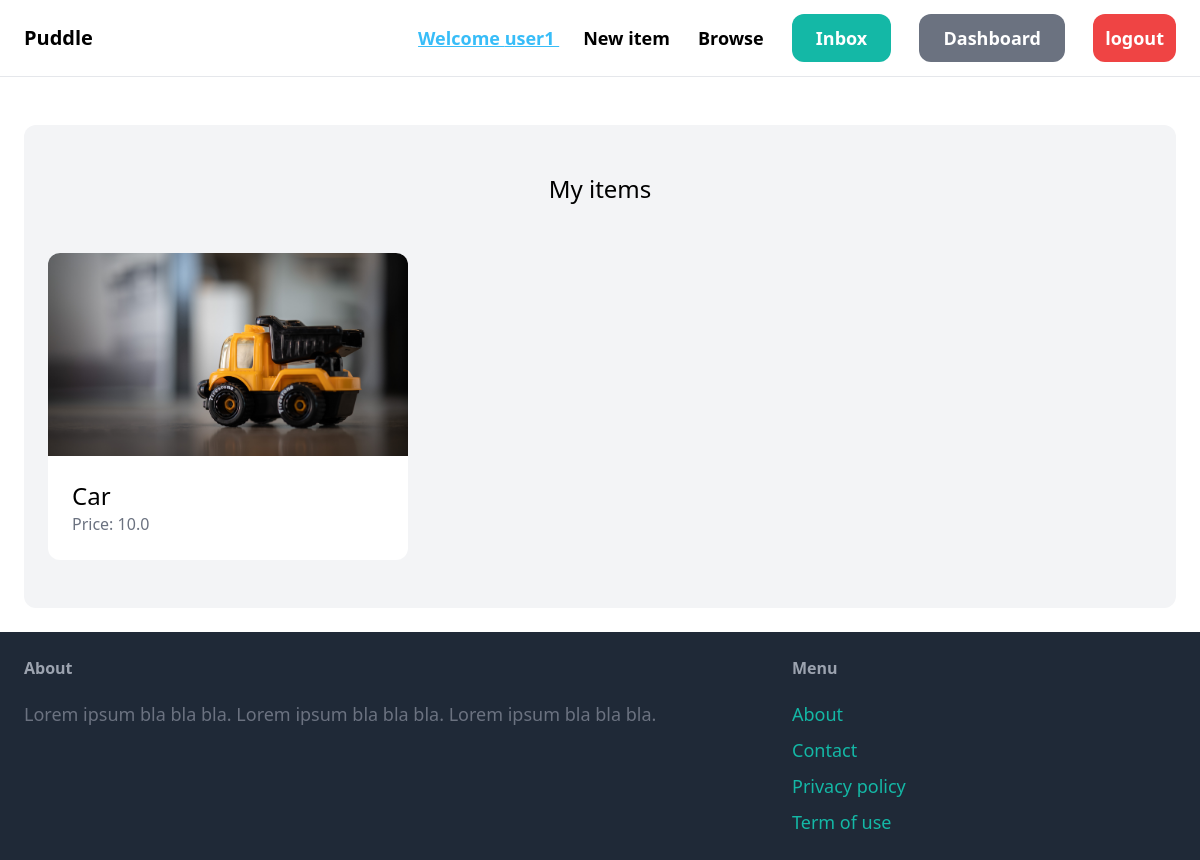
The app's page /dashboard/ (signed in) with its own data.
### item/models.py (models this page shows)
class Item(models.Model):
    name = models.CharField(max_length=255)
    description = models.TextField(blank=True, null=True)
    price = models.FloatField()
    is_sold = models.BooleanField(default=False)
    created_at = models.DateTimeField(auto_now_add=True)
    created_by = models.ForeignKey(User, related_name="items", on_delete=models.CASCADE)
    category = models.ForeignKey(Category, related_name="items",on_delete=models.CASCADE)
    image = models.ImageField(upload_to="item_images", blank=True, null=True)

### dashboard/views.py (the view)
# urls.py: path('', views.index, name="index"),
@login_required
def index(request):
    items = Item.objects.filter(created_by=request.user)
    return render(request, 'dashboard/index.html', {
        'items': items,
    })

### dashboard/templates/dashboard/index.html (shortened to what this page needs)
{% extends 'core/base.html' %}
{% block content %}
    <div class="mt-6 px-6 py-12 bg-gray-100 rounded-xl">
        <h2 class="mb-12 text-2xl text-center">My items</h2>
        <div class="grid grid-cols-3 gap-3">
            {% for item in items %}
                <div>
                    <a href="{% url 'item:detail' item.id %}">
                        <div>
                            <img src="{{ item.image.url }}" class="rounded-t-xl">
                        </div>
                        <div class="p-6 bg-white rounded-b-xl">
                            <h2 class="text-2xl">{{ item.name }}</h2>
                            <p class="text-gray-500">Price: {{ item.price }}</p>
                        </div>
                    </a>
                </div>
            {% endfor %}
        </div>
    </div>
{% endblock %}

### core/templates/core/base.html (shortened to what this page needs)
<!doctype html>
<html>
    <head>
        <script src="https://cdn.tailwindcss.com"></script>
    </head>
    <body>
        <nav class="py-6 px-6 flex justify-between items-center border-b border-gray-200">
            <a href="{% url 'core:index' %}" class="text-xl font-semibold">Puddle</a>
            <div class="space-x-6">
                {% if request.user.is_authenticated %}
                <span class="text-lg font-semibold text-sky-400 underline ">Welcome {{ request.user }} </span>
                <a href="{% url 'item:new' %}" class="text-lg font-semibold hover:text-gray-500">New item</a>
                <a href="{% url 'item:items' %}" class="text-lg font-semibold hover:text-gray-500">Browse</a>
                {% endif %}
                {% if request.user.is_authenticated %}
                    <a href="{% url 'conversation:inbox' %}" class="px-6 py-3 text-lg font-semibold bg-teal-500 text-white rounded-xl hover:bg-teal-700">Inbox</a>
                    <a href="{% url 'dashboard:index' %}" class="px-6 py-3 text-lg font-semibold bg-gray-500 text-white rounded-xl hover:bg-gray-700">Dashboard</a>
                    <a href="{% url 'core:logout' %}" class="px-3 py-3 text-lg font-semibold bg-red-500 text-white rounded-xl hover:bg-gray-700">logout</a>
                {% else %}
                    <a href="{% url 'core:signup' %}" class="px-6 py-3 text-lg font-semibold bg-teal-500 text-white rounded-xl hover:bg-teal-700">Sign up</a>
                    <a href="{% url 'core:login' %}" class="px-6 py-3 text-lg font-semibold bg-gray-500 text-white rounded-xl hover:bg-gray-700">Log in</a>
                {% endif %}
            </div>
        </nav>
        <div class="px-6 py-6">
            {% block content %}
            {% endblock %}
        </div>
        <footer class="py-6 px-6 flex justify-between bg-gray-800">
            <div class="w-2/3 pr-10">
                <h3 class="mb-5 font-semibold text-gray-400">About</h3>
                <p class="text-lg text-gray-500">Lorem ipsum bla bla bla. Lorem ipsum bla bla bla. Lorem ipsum bla bla bla.</p>
            </div>
            <div class="w-1/3">
                <h3 class="mb-5 font-semibold text-gray-400">Menu</h3>
                <ul class="space-y-2">
                    <li><a href="#" class="text-lg text-teal-500 hover:text-teal-700">About</a></li>
                    <li><a href=" {% url 'core:contact' %}" class="text-lg text-teal-500 hover:text-teal-700">Contact</a></li>
                    <li><a href="#" class="text-lg text-teal-500 hover:text-teal-700">Privacy policy</a></li>
                    <li><a href="#" class="text-lg text-teal-500 hover:text-teal-700">Term of use</a></li>
                </ul>
            </div>
        </footer>
    </body>
</html>

### records on screen
Item: image (picture), name "Car", price "10.0"

### other values on screen
{{ request.user }} "user1"
